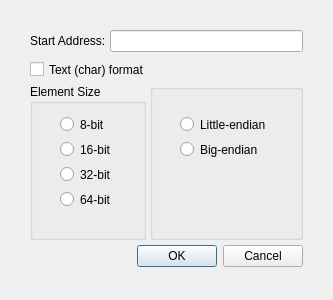
<?xml version="1.0" encoding="UTF-8"?>
<ui version="4.0">
 <class>MemViewChooser</class>
 <widget class="QDialog" name="MemViewChooser">
  <property name="geometry">
   <rect>
    <x>0</x>
    <y>0</y>
    <width>333</width>
    <height>300</height>
   </rect>
  </property>
  <property name="windowTitle">
   <string>Choose Memory View</string>
  </property>
  <property name="modal">
   <bool>true</bool>
  </property>
  <widget class="QDialogButtonBox" name="buttonBox">
   <property name="geometry">
    <rect>
     <x>30</x>
     <y>240</y>
     <width>273</width>
     <height>32</height>
    </rect>
   </property>
   <property name="orientation">
    <enum>Qt::Horizontal</enum>
   </property>
   <property name="standardButtons">
    <set>QDialogButtonBox::Cancel|QDialogButtonBox::Ok</set>
   </property>
  </widget>
  <widget class="QLabel" name="label">
   <property name="geometry">
    <rect>
     <x>30</x>
     <y>34</y>
     <width>76</width>
     <height>14</height>
    </rect>
   </property>
   <property name="minimumSize">
    <size>
     <width>52</width>
     <height>0</height>
    </size>
   </property>
   <property name="text">
    <string>Start Address:</string>
   </property>
  </widget>
  <widget class="QLineEdit" name="startAddr">
   <property name="geometry">
    <rect>
     <x>110</x>
     <y>30</y>
     <width>193</width>
     <height>22</height>
    </rect>
   </property>
   <property name="inputMethodHints">
    <set>Qt::ImhPreferNumbers</set>
   </property>
  </widget>
  <widget class="QGroupBox" name="sizeGroup">
   <property name="geometry">
    <rect>
     <x>30</x>
     <y>84</y>
     <width>116</width>
     <height>156</height>
    </rect>
   </property>
   <property name="title">
    <string>Element Size</string>
   </property>
   <widget class="QRadioButton" name="byteButton">
    <property name="geometry">
     <rect>
      <x>30</x>
      <y>30</y>
      <width>49</width>
      <height>21</height>
     </rect>
    </property>
    <property name="text">
     <string>8-bit</string>
    </property>
   </widget>
   <widget class="QRadioButton" name="wordButton">
    <property name="geometry">
     <rect>
      <x>30</x>
      <y>55</y>
      <width>56</width>
      <height>21</height>
     </rect>
    </property>
    <property name="text">
     <string>16-bit</string>
    </property>
   </widget>
   <widget class="QRadioButton" name="dwordButton">
    <property name="geometry">
     <rect>
      <x>30</x>
      <y>80</y>
      <width>56</width>
      <height>21</height>
     </rect>
    </property>
    <property name="text">
     <string>32-bit</string>
    </property>
   </widget>
   <widget class="QRadioButton" name="qwordButton">
    <property name="geometry">
     <rect>
      <x>30</x>
      <y>105</y>
      <width>56</width>
      <height>21</height>
     </rect>
    </property>
    <property name="text">
     <string>64-bit</string>
    </property>
   </widget>
  </widget>
  <widget class="QCheckBox" name="cbText">
   <property name="geometry">
    <rect>
     <x>30</x>
     <y>59</y>
     <width>119</width>
     <height>21</height>
    </rect>
   </property>
   <property name="text">
    <string>Text (char) format</string>
   </property>
  </widget>
  <widget class="QGroupBox" name="endianGroup">
   <property name="geometry">
    <rect>
     <x>150</x>
     <y>84</y>
     <width>153</width>
     <height>156</height>
    </rect>
   </property>
   <property name="title">
    <string/>
   </property>
   <widget class="QRadioButton" name="littleEndian">
    <property name="geometry">
     <rect>
      <x>30</x>
      <y>30</y>
      <width>93</width>
      <height>21</height>
     </rect>
    </property>
    <property name="text">
     <string>Little-endian</string>
    </property>
   </widget>
   <widget class="QRadioButton" name="bigEndian">
    <property name="geometry">
     <rect>
      <x>30</x>
      <y>55</y>
      <width>85</width>
      <height>21</height>
     </rect>
    </property>
    <property name="text">
     <string>Big-endian</string>
    </property>
   </widget>
  </widget>
 </widget>
 <tabstops>
  <tabstop>startAddr</tabstop>
  <tabstop>cbText</tabstop>
  <tabstop>byteButton</tabstop>
  <tabstop>wordButton</tabstop>
  <tabstop>dwordButton</tabstop>
  <tabstop>qwordButton</tabstop>
  <tabstop>littleEndian</tabstop>
  <tabstop>bigEndian</tabstop>
  <tabstop>buttonBox</tabstop>
 </tabstops>
 <resources/>
 <connections>
  <connection>
   <sender>buttonBox</sender>
   <signal>accepted()</signal>
   <receiver>MemViewChooser</receiver>
   <slot>accept()</slot>
   <hints>
    <hint type="sourcelabel">
     <x>248</x>
     <y>254</y>
    </hint>
    <hint type="destinationlabel">
     <x>157</x>
     <y>274</y>
    </hint>
   </hints>
  </connection>
  <connection>
   <sender>buttonBox</sender>
   <signal>rejected()</signal>
   <receiver>MemViewChooser</receiver>
   <slot>reject()</slot>
   <hints>
    <hint type="sourcelabel">
     <x>316</x>
     <y>260</y>
    </hint>
    <hint type="destinationlabel">
     <x>286</x>
     <y>274</y>
    </hint>
   </hints>
  </connection>
 </connections>
</ui>
